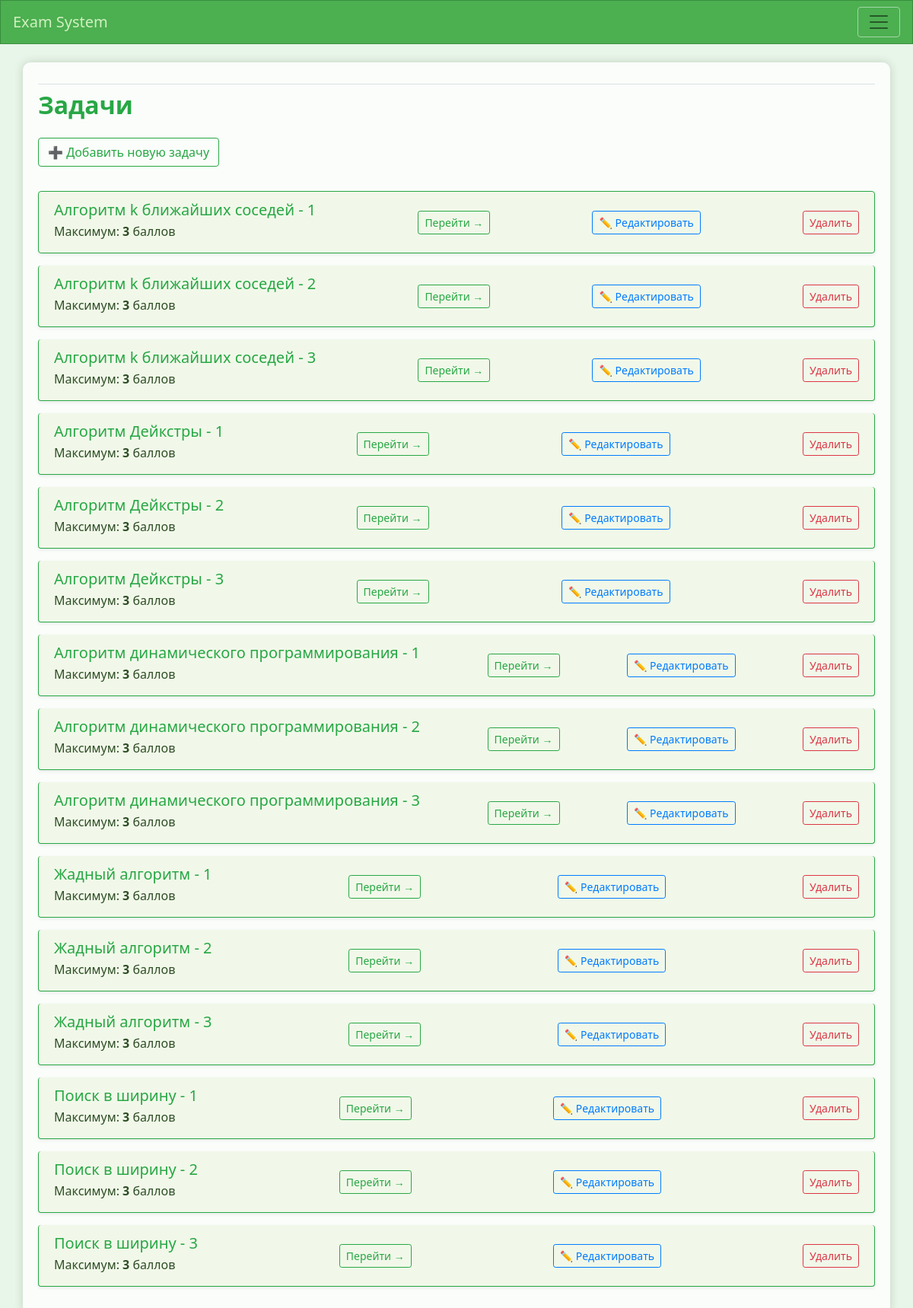
Page /tasks/ (signed in) on the committed database.
### exams/models.py (models this page shows, shortened)
class Task(models.Model):
    name = models.CharField(max_length=50)
    description = models.CharField(max_length=500, null=True, blank=True)
    max_points = models.IntegerField()
    image = models.ImageField(upload_to='task_images/', blank=True, null=True)
    owner = models.ForeignKey(User, on_delete=models.CASCADE)

### exams/views.py (the view)
# urls.py: path('tasks/', views.tasks, name='tasks'),
@login_required
def tasks(request):
    tasks = Task.objects.order_by('name')
    answered_task_ids = set(Answer.objects.filter(user=request.user).values_list('task_id', flat=True).distinct())
    grades = Grade.objects.filter(user=request.user)
    grades_map = {grade.task_id: grade.points for grade in grades}
    tasks_data = []
    for task in tasks:
        tasks_data.append({
            'task': task,
            'answered': task.id in answered_task_ids,
            'points': grades_map.get(task.id),
        })
    context = {
        'tasks_data': tasks_data,
    }
    return render(request, 'exams/tasks.html', context)

### exams/templates/exams/tasks.html (shortened to what this page needs)
{% extends "exams/base.html" %}
{% load widget_tweaks %}
{% load bootstrap4 %}
{% block content %}
<h2 class="mb-4 text-success" style="font-weight: 600;">Задачи</h2>
{% if user.is_superuser %}
<p>
    <a href="{% url 'exams:new_task' %}" class="btn btn-outline-success mb-3">
        ➕ Добавить новую задачу
    </a>
</p>
{% endif %}
{% if tasks_data %}
<div class="list-group">
    {% for item in tasks_data %}
        <div class="list-group-item mb-3 rounded shadow-sm border-success" style="background-color: #f1f8e9;">
            <div class="d-flex justify-content-between align-items-center flex-wrap">
                <div>
                    <h5 class="mb-1 text-success">{{ item.task.name }}</h5>
                    <p class="mb-1">Максимум: <strong>{{ item.task.max_points }}</strong> баллов</p>
                </div>
                <a href="{% url 'exams:task' item.task.id %}" class="btn btn-sm btn-outline-success mt-2 mt-sm-0">
                    Перейти →
                </a>
                {% if user.is_superuser %}
                {% if user.is_superuser %}
    <a href="{% url 'exams:edit_task' item.task.id %}" class="btn btn-sm btn-outline-primary mt-2 mt-sm-0 ms-2">
        ✏️ Редактировать
    </a>
{% endif %}
    <a href="{% url 'exams:delete_task' item.task.id %}" class="btn btn-sm btn-outline-danger mt-2 mt-sm-0 ms-2">
        Удалить
    </a>
{% endif %}
            </div>
        </div>
    {% endfor %}
</div>
{% else %}
<p class="text-muted">Нет задач ¯\_(ツ)_/¯</p>
{% endif %}
{% endblock %}

### exams/templates/exams/base.html (shortened to what this page needs)
{% load bootstrap4 %}
<!doctype html>
<html lang="ru">
<head>
	{% bootstrap_css %}
</head>
<body>
<nav class="navbar navbar-light bg-light mb-4 border">
	<a class="navbar-brand" href="{% url 'exams:index' %}">Exam System</a>
	<button class="navbar-toggler" type="button" data-toggle="collapse"
			data-target="#navbarCollapse" aria-controls="navbarCollapse"
			aria-expanded="false" aria-label="Toggle navigation">
		<span class="navbar-toggler-icon"></span></button>
</nav>
<main role="main" class="container">
	<div class="pb-2 mb-2 border-bottom">
	</div>
	<div>
		{% block content %}{% endblock content %}
	</div>
</main>
</body>
</html>

### exams/templates/exams/base.html (style rules this page uses)
body { background-color: #e8f5e9; color: #2e4d25; font-family: "Segoe UI", Tahoma, Geneva, Verdana, sans-serif; }
.navbar { background-color: #4caf50 !important; border-color: #388e3c !important; }
.navbar-brand, .nav-link, .navbar-text { color: #d0f0c0 !important; }
.navbar-toggler { border-color: #a5d6a7 !important; }
main.container { background: #ffffffcc; padding: 20px; border-radius: 10px; box-shadow: 0 0 12px rgba(46, 77, 37, 0.2); }

### rows in the picture
Task: task.name "Алгоритм k ближайших соседей - 1", task.max_points "3"
Task: task.name "Алгоритм k ближайших соседей - 2", task.max_points "3"
Task: task.name "Алгоритм k ближайших соседей - 3", task.max_points "3"
Task: task.name "Алгоритм Дейкстры - 1", task.max_points "3"
Task: task.name "Алгоритм Дейкстры - 2", task.max_points "3"
Task: task.name "Алгоритм Дейкстры - 3", task.max_points "3"
Task: task.name "Алгоритм динамического программирования - 1", task.max_points "3"
Task: task.name "Алгоритм динамического программирования - 2", task.max_points "3"
Task: task.name "Алгоритм динамического программирования - 3", task.max_points "3"
Task: task.name "Жадный алгоритм - 1", task.max_points "3"
Task: task.name "Жадный алгоритм - 2", task.max_points "3"
Task: task.name "Жадный алгоритм - 3", task.max_points "3"
Task: task.name "Поиск в ширину - 1", task.max_points "3"
Task: task.name "Поиск в ширину - 2", task.max_points "3"
Task: task.name "Поиск в ширину - 3", task.max_points "3"
